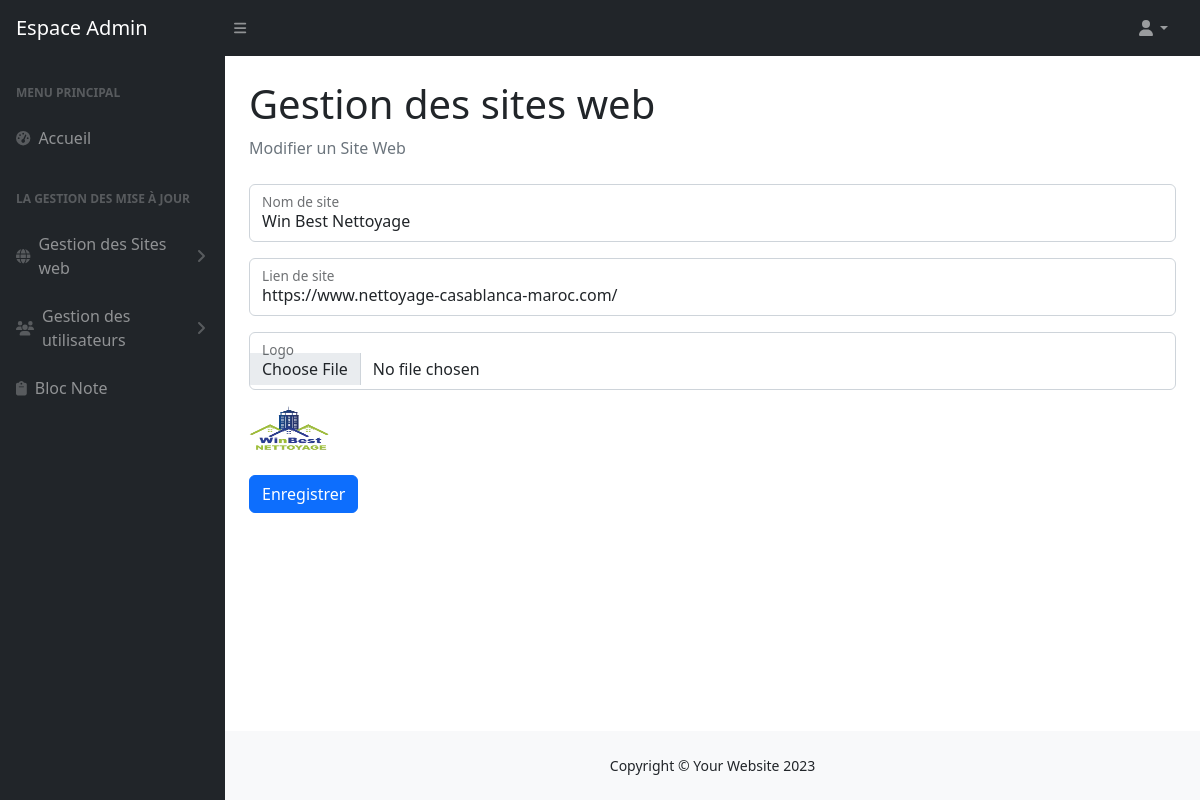
Screenshot of /editer.php?updateid=49 with the database file from the repository.
### tables this page shows
CREATE TABLE `site_web` (
  `id_site` int(11) NOT NULL,
  `nom_site` varchar(30) NOT NULL,
  `lien` varchar(100) NOT NULL,
  `date_creation` date NOT NULL DEFAULT current_timestamp(),
  `logo` varchar(150) NOT NULL
);

### editer.php (the view, shortened to what this page needs)
<?php
include("include/database.php");
if(isset($_GET["updateid"]))
{
$id=$_GET["updateid"];
$req1="select * from site_web where id_site=$id";
$res1=mysqli_query($con,$req1);
if(mysqli_num_rows($res1)>0)
{
    while($rows=mysqli_fetch_assoc($res1))
    {
       $nom=$rows["nom_site"];
       $lien=$rows["lien"];
       $image_name=$rows["logo"];
    }
}
}
?>
<?php
include("include/header.php");
include("include/navbar.php");
include("include/sidenav.php");
?>
        <main>
        <div class="container-fluid px-4">
            <h1 class="mt-4">Gestion des sites web</h1>
            <ol class="breadcrumb mb-4">
                <li class="breadcrumb-item active">Modifier un Site Web</li>
            </ol>
            <form action="" method="post" enctype="multipart/form-data">
            <div class="form-floating mb-3">
                <input class="form-control" id="nom_site" type="text" name="nom" value='<?=$nom?>' required/>
                <label for="nom_site">Nom de site</label>
            </div>
            <div class="form-floating mb-3">
                <input class="form-control" id="lien_site" type="text" name="lien" value="<?=$lien?>" required/>
                <label for="lien_site">Lien de site</label>
            </div>
            <div class="form-floating mb-3">
                <input class="form-control" id="image" type="file" name="image"/>
                <label for="image">Logo</label>
            </div>
            <img width='80px' height='45px' src='image/<?=$image_name?>' alt='Erreur_img'>
            <div class="mt-4 mb-0">
                    <input type="submit" class="btn btn-primary btn-block" name="save" value="Enregistrer"/>
            </div>
        </div>
        </main>
    <?php
    include("include/footer.php");
    ?>

### rows the page displays
site_web: nom "Win Best Nettoyage", lien "https://www.nettoyage-casablanca-maroc.com/", logo (picture)
